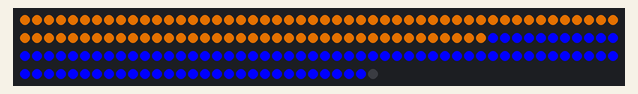
Recording of a sketch running on a simulated Arduino Uno, built with avr-gcc and run on an emulated ATmega328P. Parts: 180 RGB LEDs in strip order, left to right, continuing on the next row.

Above: at 0.1 s.

The sketch:

raduga_Standart.ino
```cpp
#define NUM_LEDS 180
#include "FastLED.h"
#define PIN 13

CRGB leds[NUM_LEDS];
byte col = 5;
byte zad = 0;
bool zn=true;
void setup() {
  FastLED.addLeds<WS2812B, PIN, GRB>(leds, NUM_LEDS).setCorrection( TypicalLEDStrip );
  FastLED.setBrightness(255);
  pinMode(13, OUTPUT);
}

void loop() {
  int i = 0;
    for ( i ; i < NUM_LEDS/2-1; i++ ){
      leds[i].setHue(32);
    }
    for (i; i < NUM_LEDS-1; i++ ){
      leds[i].setHue(160);
    }
  if ((leds[0].r!=0)||(leds[0].g!=0)||(leds[0].b!=0)) {
    FastLED.show();
    delay(45); // скорость движения радуги
  }
}
```
